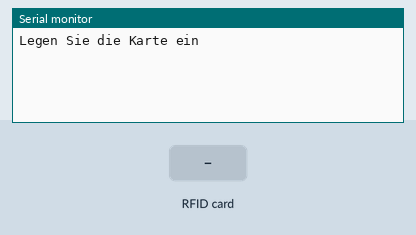
Bench run of a sketch on a simulated Arduino Uno, built with avr-gcc and run on an emulated ATmega328P. On the bench: the last lines printed to the serial monitor. The test bench sets the inputs (shaded band).

Above: at 1.2 s.
1.3 s: RFID card 93 DB 90 24 held to the reader
At 2.0 s:
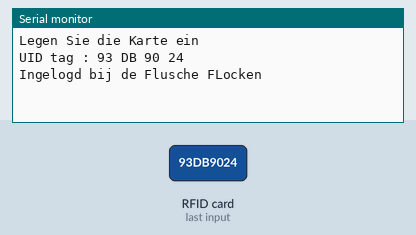
2.8 s: RFID card 5E 7A 19 C4 held to the reader
At 3.4 s:
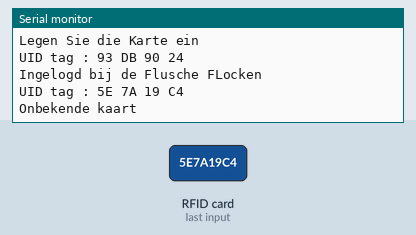

The sketch:

RFID.ino
```cpp
#include <SPI.h>
#include <MFRC522.h>

#define SS_PIN 10
#define RST_PIN 9
MFRC522 mfrc522(SS_PIN, RST_PIN);

void setup()
{
  Serial.begin(9600);
  SPI.begin();
  mfrc522.PCD_Init();
  Serial.println("Legen Sie die Karte ein"); //insert card
}

void loop()
{

  if ( ! mfrc522.PICC_IsNewCardPresent())
  {
    return;
  }
  if ( ! mfrc522.PICC_ReadCardSerial())
  {
    return;
  }

  Serial.print("UID tag :");
  String content = "";
  byte letter;
  for (byte i = 0; i < mfrc522.uid.size; i++)
  {
    Serial.print(mfrc522.uid.uidByte[i] < 0x10 ? " 0" : " ");
    Serial.print(mfrc522.uid.uidByte[i], HEX);
    content.concat(String(mfrc522.uid.uidByte[i] < 0x10 ? " 0" : " "));
    content.concat(String(mfrc522.uid.uidByte[i], HEX));
  }
  content.toUpperCase();
  if (content.substring(1) == "93 DB 90 24")
  {
    Serial.println("\nIngelogd bij de Flusche FLocken");
  }
  else {
    Serial.println("\nOnbekende kaart");
  }
  mfrc522.PICC_HaltA();

}
```

Measured:
- after the input at 1.3 s, the serial monitor: prints a new line at once (image 1)
- after the input at 2.8 s, the serial monitor: prints a new line at once (image 2)
